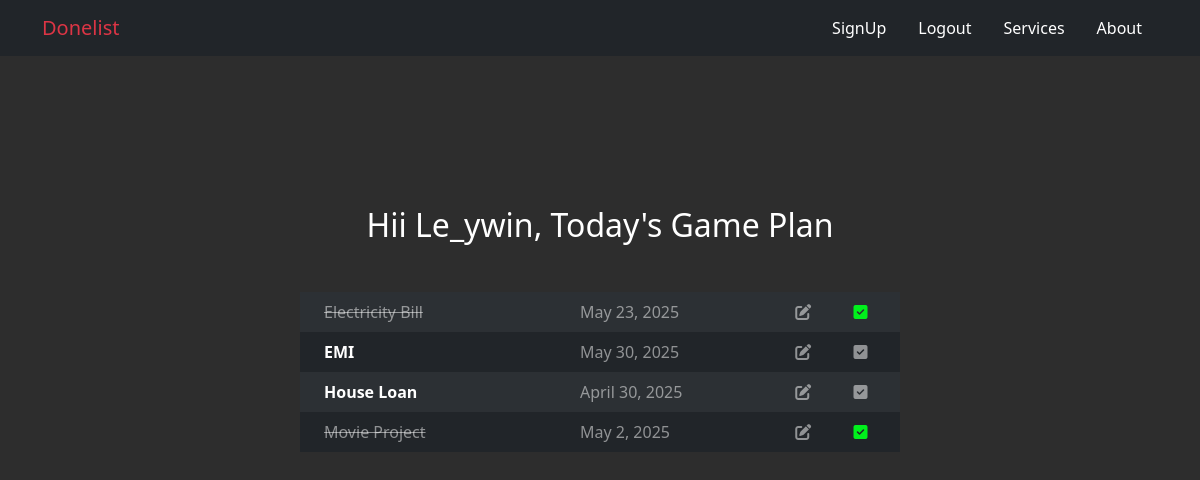
Page /taskview/ (signed in) on the committed database.
### App/models.py (models this page shows, shortened)
class TaskModel(models.Model):
    taskname = models.CharField(max_length=100)
    created_date = models.DateField(auto_now_add=True)
    due_date = models.DateField()
    description = models.TextField(null=True,blank=True)
    category = [
        ('Work','Work'),
        ('Personal','Personal'),
        ('Urgent','Urgent')
    ]
    task_category = models.CharField(max_length=100,choices=category)
    completed_status = models.BooleanField(default=False)
    user_id = models.ForeignKey(User,on_delete=models.CASCADE)

### App/views.py (the view)
# urls.py: path('taskview/',av.TaskReadView.as_view(),name="taskview"),
class TaskReadView(View):
    def get(self,request):
        result = TaskModel.objects.all()
        return render(request,"taskview.html",{'result':result})

### App/templates/taskview.html (shortened to what this page needs)
{% extends 'base.html' %}
{% block content %}
<link rel="stylesheet" href="https://cdnjs.cloudflare.com/ajax/libs/font-awesome/6.7.2/css/all.min.css" />
<div>
    <h2 class="text-center" style="margin-top: 150px;">Hii {{request.user}}, Today's Game Plan</h2>
<table class="table-dark table table-striped table-hover table-borderless w-50 m-auto mt-5 ">
    {% for i in result %}
    <tr class="mt-2">
        {% if i.completed_status %}
            <td class=""><a href="{% url 'detail' i.id %}" class="p-3 text-decoration-none text-white-50 text-decoration-line-through">{{i.taskname}}</a></td>
        {% else %}
            <td class="fw-bold"><a href="{% url 'detail' i.id %}" class="p-3 text-decoration-none text-white">{{i.taskname}}</a></td>
        {% endif %}
        <td class="text-white-50">{{i.due_date}}</td>
        <td><a href="{% url 'update' i.id %}" class="link-light"><i class="fa-solid fa-pen-to-square text-white-50"></i></a></td>
        {% if i.completed_status %}
            <td><a href=""><i class="fa-solid fa-square-check" style="color: #00f01c;"></i></a></td>
        {% else %}
        <td><a href="{% url 'edit' i.id %}" class="link-light"><i class="fa-solid fa-square-check text-white-50"></i></a></td>
        {% endif %}
    </tr>
    {% endfor %}
</table>
</div>
{% endblock %}

### App/templates/base.html (style rules this page uses)
body { background-color: #2d2d2d; background-image: url('https://www.transparenttextures.com/patterns/black-linen.png'); color: white; }

### rows in the picture
TaskModel: taskname "Electricity Bill", due_date "May 23, 2025", completed_status True (drawn)
TaskModel: taskname "EMI", due_date "May 30, 2025", completed_status False (drawn)
TaskModel: taskname "House Loan", due_date "April 30, 2025", completed_status False (drawn)
TaskModel: taskname "Movie Project", due_date "May 2, 2025", completed_status True (drawn)

### other values in the picture
{{ request.user }} "Le_ywin"
